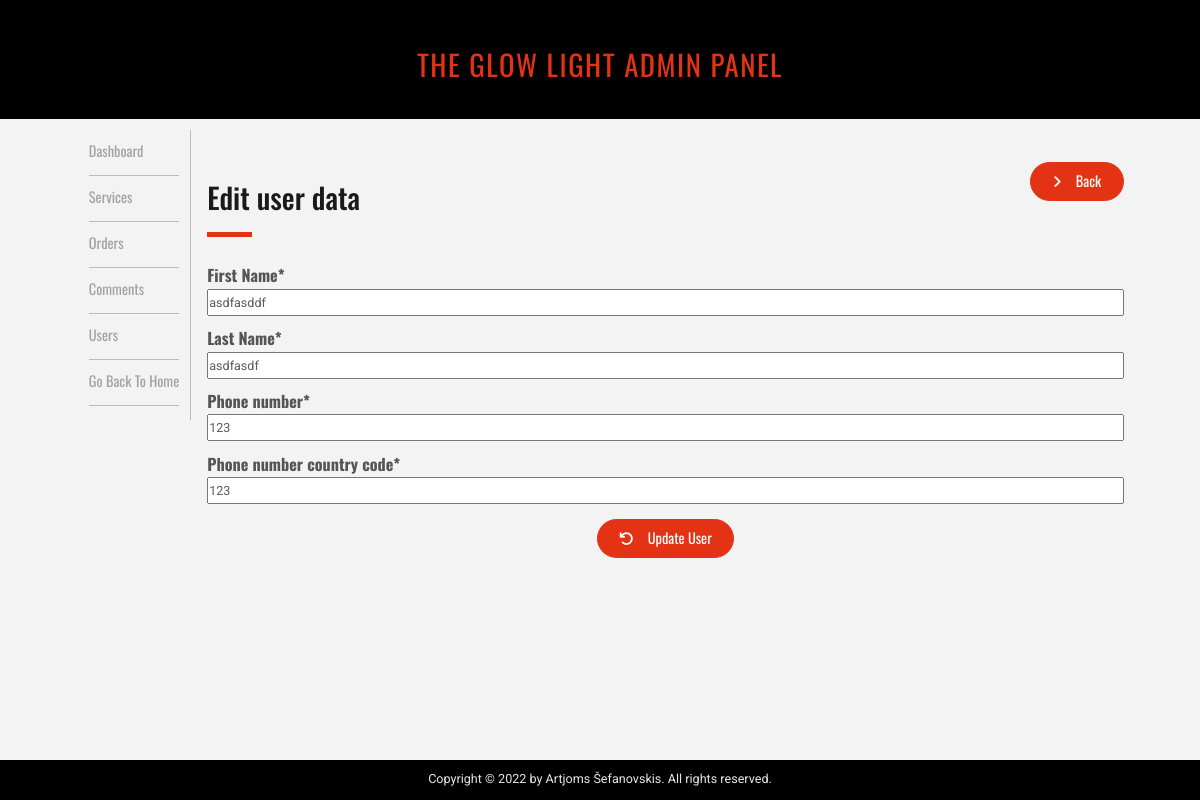
The page /admin/admin-users.php?source=edit_user&u_id=14 (signed in) on the database its author committed.
### tables this page shows
CREATE TABLE `users` (
  `user_id` int(11) NOT NULL,
  `user_first` varchar(255) NOT NULL,
  `user_last` varchar(255) NOT NULL,
  `user_email` varchar(255) NOT NULL,
  `user_phone` int(9) NOT NULL,
  `user_phone_code` int(5) NOT NULL,
  `user_role` varchar(255) NOT NULL DEFAULT 'user',
  `user_password` varchar(255) NOT NULL
);

### admin/inc/edit_user.php (the view, shortened to what this page needs)
<?php
if(isset($_GET['u_id'])){
  $the_user_id = $_GET['u_id'];
}
$query = "select*from users where user_id = $the_user_id";
$select_user = mysqli_query($conn,$query);
while($row = mysqli_fetch_assoc($select_user)){
  $user_first = $row['user_first'];
  $user_last = $row['user_last'];
  $user_phone = $row['user_phone'];
  $user_phone_code = $row['user_phone_code'];
}
?>
<div class="page-header-box">
  <div>
    <h2 class="page-heading">Edit user data</h2>
    <span class="page-heading-line"></span>
  </div>
  <a href="admin-users.php" class="btn--cta services-create-btn">
    <i class="fas fa-angle-right"></i>
    <span>Back</span>
  </a>
</div>
<form action="" method="post">
  <label class="input-label" for="user_first">First Name*</label>
  <input value="<?php echo $the_user_first ?? $user_first; ?>" type="text" name="user_first" class="text input-field">
  <label class="input-label" for="user_last">Last Name*</label>
  <input value="<?php echo $the_user_last ?? $user_last; ?>" type="text" name="user_last" class="text input-field">
  <label class="input-label" for="user_phone">Phone number*</label>
  <input value="<?php echo $the_user_phone ?? $user_phone; ?>" type="number" name="user_phone" class="text input-field">
  <label class="input-label" for="user_phone_code">Phone number country code*</label>
  <input value="<?php echo $the_user_phone_code ?? $user_phone_code; ?>" type="number" name="user_phone_code" class="text input-field">
  <div class="btn--submit">
    <button class="btn--cta" type="submit" name="update_user">
      <i class="fa fa-rotate-left"></i>
      <span>Update User</span>
    </button>
  </div>
</form>

### admin/style/general.css (style rules this page uses)
* { margin: 0; padding: 0; box-sizing: border-box; }
html { font-size: 62.5%; height: 100%; }
body { font-family: "Oswald", sans-serif; line-height: 1; font-weight: 400; color: #555; background-color: #f3f3f3; position: relative; min-height: 100vh; }
input[type="number"] { -moz-appearance: textfield; }
.text { font-family: "Roboto", sans-serif; font-size: 1.4rem; line-height: 1.5; color: #5b5b5b; }
.btn--cta, .btn--cta:link, .btn--cta:visited { font-family: "Oswald", sans-serif; display: inline-block; color: #fff; background-color: #e43314; font-size: 1.6rem; text-decoration: none; padding: 1.2rem 2.4rem; border-radius: 100px; text-align: center; border: #e43314 solid 1px; height: fit-content; }
.btn--cta i { padding-right: 1.2rem; font-size: 1.6rem; }
.btn--submit { display: block; text-align: center; }
.page-header-box { display: flex; margin-bottom: 3.2rem; justify-content: space-between; }
.page-heading { font-size: 3.2rem; color: #1a1a1a; }
.page-heading-line { display: inline-block; border-top: 5px solid #e43314; width: 5rem; }
@media (max-width: 75em) { html { font-size: 56.25%; } }

### admin/style/users.css (style rules this page uses)
.input-label { display: block; font-size: 1.8rem; margin-bottom: 0.6rem; }
.input-field { display: block; width: 100%; height: 3rem; margin-bottom: 0.8rem; }

### rows shown on the page
users: user_first "asdfasddf", user_last "asdfasdf", user_phone "123", user_phone_code "123"
